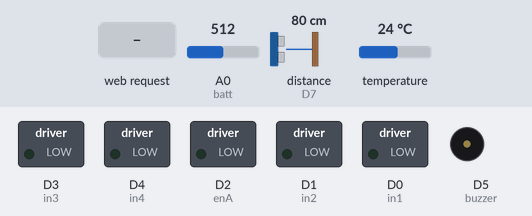
Recording of a sketch running on a simulated ESP8266 (NodeMCU). On the bench: switched loads named in the sketch (green lamp = pin HIGH), buzzer (waves = sounding). The inputs (shaded band) are chosen by the test bench; at power-on: distance to the obstacle (sensor on D7) 80 cm, A0 (batt) = 512, temperature 24 °C. The echo pulse lasts 58.3 µs per cm.

Above: at 4.2 s.
4.3 s: HTTP request GET /Front received
At 6.3 s:
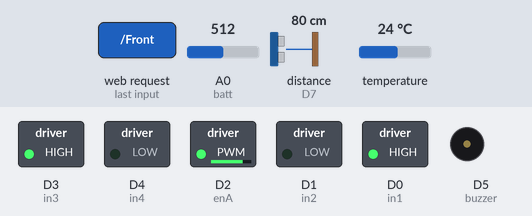
6.6 s: distance to the obstacle (sensor on D7) set to 34 cm
8.1 s: distance to the obstacle (sensor on D7) set to 29 cm
At 8.41 s:
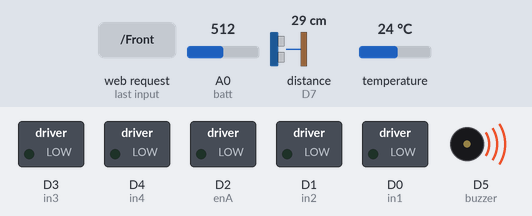
10.1 s: HTTP request GET /Rear received
At 11.5 s:
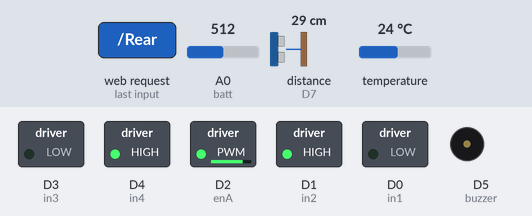
12.4 s: HTTP request GET /Left received
At 14.3 s:
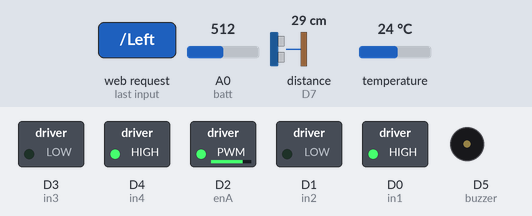
14.6 s: HTTP request GET /Right received
At 16.1 s:
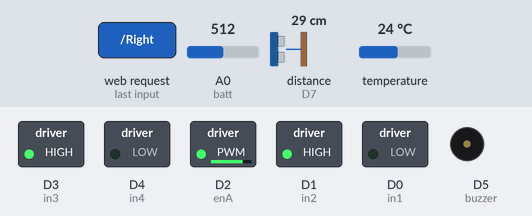
Timing chart, 0 to 17.6 s (numbered marks = the images above; inputs shaded):
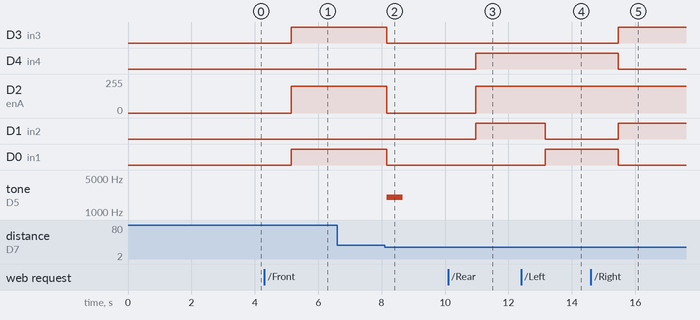

Measured:
- the behaviour switches between 31 and 30 cm on distance to the obstacle (sensor on D7) (found by bisection; images 1 and 2)
- after the input at 4.3 s, D3 (in3), D0 (in1): LOW → HIGH after 0.85 s; D2 (enA): 0/255 → 200/255 after 0.85 s
- after the input at 6.6 s, every drawn part: stays the same
- after the input at 8.1 s, D3 (in3), D0 (in1): HIGH → LOW after 0.07 s; D2 (enA): 200/255 → 0/255 after 0.07 s; tone on D5 (buzzer): silent → 2000 Hz after 0.07 s, → silent 0.50 s later
- after the input at 10.1 s, D4 (in4), D1 (in2): LOW → HIGH after 0.87 s; D2 (enA): 0/255 → 200/255 after 0.87 s
- after the input at 12.4 s, D1 (in2): HIGH → LOW after 0.77 s; D0 (in1): LOW → HIGH after 0.77 s
- after the input at 14.6 s, D3 (in3), D1 (in2): LOW → HIGH after 0.87 s; D4 (in4), D0 (in1): HIGH → LOW after 0.87 s

The sketch:

WiFi_Rover.ino
```cpp
#include <ESP8266WiFi.h>
#include <Ultrasonic.h>
#include <OneWire.h>
#include <DallasTemperature.h>

/* DC motor A (left) */
#define in1 D0
#define in2 D1
#define enA D2

/* DC motor B (right) */
#define in3 D3
#define in4 D4
#define enB D2 // use one MCU pin for both enA and enB, since both motors always rotate at the same speed

#define buzzer D5

/* Temperature sensor */
#define ONE_WIRE_BUS D6

/* Ultrasonic sensor */
#define echo D7
#define trig D8

/* Battery voltage sensing */
#define batt A0

/* Declarations */
bool moving_front = false, block_front = false; // used for obstacle detection
int dc_speed = 200, crash_dist = 30;
const double Vref = 3.3, div_ratio = 2; // used for voltage measurement
String Request = "";
const char ssid[] = "WiFi_Rover";
const char passwd[] = "123456789";

/* Initialize server at port 80 */
WiFiServer server(80);

/* Setup ultrasonic sensor */
Ultrasonic dist_sensor(trig, echo);

/* Setup an oneWire instance to communicate with any OneWire devices
 * and pass the oneWire reference to Dallas Temperature
 */
OneWire oneWire(ONE_WIRE_BUS);
DallasTemperature temp_sensor(&oneWire);

void setup() {
  /* Pin definitions */
  pinMode(in1, OUTPUT);
  pinMode(in2, OUTPUT);
  pinMode(enA, OUTPUT);
  pinMode(in3, OUTPUT);
  pinMode(in4, OUTPUT);
  pinMode(enB, OUTPUT);

  /* Establish serial communication; used for debugging */
  Serial.begin(9600);
  /* Establish WiFi access point */
  WiFi.softAP(ssid, passwd);
  delay(3000);

  /* Acquire the IP of the access point; used by the app */
  /* Serial.print("Server IP: ");
   * Serial.println((WiFi.softAPIP()));
   */

  temp_sensor.begin();
  server.begin();
}

void loop() {
  WiFiClient client = server.available();
  /* The app sends motion requests when a button is pressed or released (stop).
   * While a motion button is touched down no requests are sent but the rover is moving.
   * During that interval the rover has to check for obstacles in front of them.
   */
  while (!client) {
    check_distance();
    if(moving_front and block_front) { stop(); beep(); }
    delay(100);
    return;
  }
  while(!client.available()) delay(1);
  /* FIXME: Do we really need to wait for it? */

  /* Read the first line of the request */
  Request = client.readStringUntil('\r');

  /* Respond to the client */
  client.println("HTTP/1.1 200 OK");
  client.println("Content-Type: text/html");
  client.println("");
  client.print(get_temperature()); client.print(" oC        ");
  client.print(get_voltage()); client.println(" V");


  /* The request sent has the form "GET /command HTTP/1.1".
   * From the above string we keep only the command.
   */
  Request.remove(0, 5); // discards "GET /"
  Request.remove(Request.length()-9, 9); // discards " HTTP/1.1"

  if (Request == "Refresh") delay(1);
  else if (Request == "Front") front(dc_speed);
  else if (Request == "Rear") rear(dc_speed);
  else if (Request == "Left") left(dc_speed);
  else if (Request == "Right") right(dc_speed);
  else if (Request == "Stop") stop();
  else if (Request == "Beep") beep();
  else if (Request == "Close") crash_dist = 15;
  else if (Request == "Medium") crash_dist = 30;
  else if (Request == "Far") crash_dist = 50;
  else if (Request != "") dc_speed = Request.toInt();

  client.flush();
}

void stop(){
  moving_front = false;
  digitalWrite(in1, LOW);
  digitalWrite(in2, LOW);
  digitalWrite(in3, LOW);
  digitalWrite(in4, LOW);
  analogWrite(enA, 0);
  analogWrite(enB, 0);
}

void front(int vel){
  moving_front = true;
  digitalWrite(in1, HIGH);
  digitalWrite(in2, LOW);
  digitalWrite(in3, HIGH);
  digitalWrite(in4, LOW);
  analogWrite(enA, vel);
  analogWrite(enB, vel);
}

void rear(int vel){
  moving_front = false;
  digitalWrite(in1, LOW);
  digitalWrite(in2, HIGH);
  digitalWrite(in3, LOW);
  digitalWrite(in4, HIGH);
  analogWrite(enA, vel);
  analogWrite(enB, vel);
}

void left(int vel){
  moving_front = false;
  digitalWrite(in1, HIGH);
  digitalWrite(in2, LOW);
  digitalWrite(in3, LOW);
  digitalWrite(in4, HIGH);
  analogWrite(enA, vel);
  analogWrite(enB, vel);
}

void right(int vel){
  moving_front = false;
  digitalWrite(in1, LOW);
  digitalWrite(in2, HIGH);
  digitalWrite(in3, HIGH);
  digitalWrite(in4, LOW);
  analogWrite(enA, vel);
  analogWrite(enB, vel);
}

void beep(){
  tone(buzzer,2000);
  delay(500);
  noTone(buzzer);
}

void check_distance(){
  /* Check if there is an obstacle in crash_dist range from the rover */
  if (dist_sensor.read() <= crash_dist) block_front = true;
  else block_front = false;
}

float get_temperature(){
  /* Issue a global temperature request to all devices on the bus */
  temp_sensor.requestTemperatures();
  return temp_sensor.getTempCByIndex(0);
  /* Why "byIndex"?
   * You can have more than one DS18B20 on the same bus.
   * 0 refers to the first IC on the wire.
   */
}

double get_voltage(){
  int adc = analogRead(batt);
  /* The input voltage range of the MCU is Vref
   * To assure that the pin voltage never exceeds that limit,
   * a voltage divider is used on the input (ratio: R_ground/R_tot).
   * The ADC of the MCU has 10-bit precision,
   * so returns an integer value in the range [0, 1023].
   * To calculate the battery voltage, the adc value must be mapped to
   * a float value in [0, Vref] and then find the battery voltage
   * using the (inverse) voltage division ratio of the input.
   */
  double format = div_ratio*Vref/1024;
  return adc * format;
}
```
